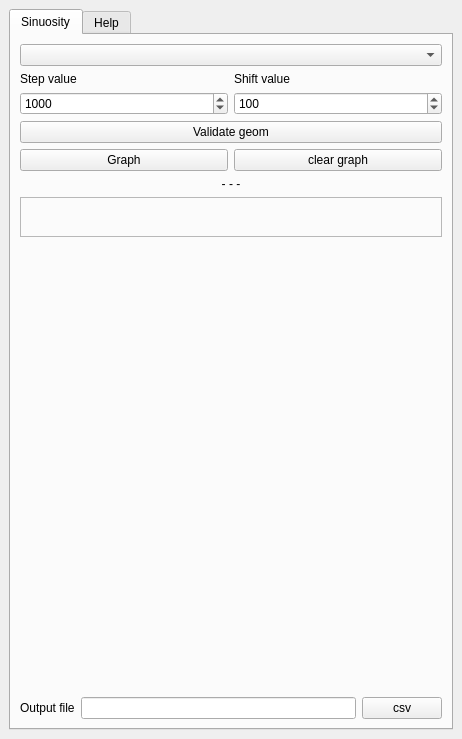
<?xml version="1.0" encoding="UTF-8"?>
<ui version="4.0">
 <class>RiverMetricsDockWidgetBase</class>
 <widget class="QDockWidget" name="RiverMetricsDockWidgetBase">
  <property name="geometry">
   <rect>
    <x>0</x>
    <y>0</y>
    <width>462</width>
    <height>739</height>
   </rect>
  </property>
  <property name="windowTitle">
   <string>RiverMetrics</string>
  </property>
  <widget class="QWidget" name="dockWidgetContents">
   <layout class="QVBoxLayout" name="verticalLayout">
    <item>
     <widget class="QTabWidget" name="tabWidget">
      <property name="currentIndex">
       <number>0</number>
      </property>
      <widget class="QWidget" name="tab">
       <attribute name="title">
        <string>Sinuosity</string>
       </attribute>
       <layout class="QVBoxLayout" name="verticalLayout_2">
        <item>
         <widget class="QgsMapLayerComboBox" name="vectorCombo"/>
        </item>
        <item>
         <layout class="QGridLayout" name="gridLayout">
          <item row="0" column="0">
           <widget class="QLabel" name="label_2">
            <property name="text">
             <string>Step value</string>
            </property>
           </widget>
          </item>
          <item row="0" column="1">
           <widget class="QLabel" name="label_3">
            <property name="text">
             <string>Shift value</string>
            </property>
           </widget>
          </item>
          <item row="2" column="0">
           <widget class="QDoubleSpinBox" name="stepSpin">
            <property name="decimals">
             <number>0</number>
            </property>
            <property name="minimum">
             <double>10.000000000000000</double>
            </property>
            <property name="maximum">
             <double>99999.000000000000000</double>
            </property>
            <property name="value">
             <double>1000.000000000000000</double>
            </property>
           </widget>
          </item>
          <item row="2" column="1">
           <widget class="QDoubleSpinBox" name="shiftSpin">
            <property name="decimals">
             <number>0</number>
            </property>
            <property name="minimum">
             <double>10.000000000000000</double>
            </property>
            <property name="maximum">
             <double>99999.000000000000000</double>
            </property>
            <property name="value">
             <double>100.000000000000000</double>
            </property>
           </widget>
          </item>
         </layout>
        </item>
        <item>
         <widget class="QPushButton" name="validate">
          <property name="text">
           <string>Validate geom</string>
          </property>
          <property name="icon">
           <iconset resource="resources.qrc">
            <normaloff>:/plugins/RiverMetrics/valid.png</normaloff>:/plugins/RiverMetrics/valid.png</iconset>
          </property>
          <property name="iconSize">
           <size>
            <width>20</width>
            <height>20</height>
           </size>
          </property>
         </widget>
        </item>
        <item>
         <layout class="QHBoxLayout" name="horizontalLayout_2">
          <item>
           <widget class="QPushButton" name="graph">
            <property name="text">
             <string>Graph</string>
            </property>
           </widget>
          </item>
          <item>
           <widget class="QPushButton" name="clear_graph">
            <property name="text">
             <string>clear graph</string>
            </property>
           </widget>
          </item>
         </layout>
        </item>
        <item>
         <widget class="QLabel" name="validator">
          <property name="text">
           <string>- - -</string>
          </property>
          <property name="alignment">
           <set>Qt::AlignCenter</set>
          </property>
         </widget>
        </item>
        <item>
         <widget class="QFrame" name="frame_for_plot">
          <property name="minimumSize">
           <size>
            <width>20</width>
            <height>40</height>
           </size>
          </property>
          <property name="frameShape">
           <enum>QFrame::StyledPanel</enum>
          </property>
          <property name="frameShadow">
           <enum>QFrame::Raised</enum>
          </property>
         </widget>
        </item>
        <item>
         <spacer name="verticalSpacer">
          <property name="orientation">
           <enum>Qt::Vertical</enum>
          </property>
          <property name="sizeHint" stdset="0">
           <size>
            <width>414</width>
            <height>325</height>
           </size>
          </property>
         </spacer>
        </item>
        <item>
         <layout class="QHBoxLayout" name="horizontalLayout">
          <item>
           <widget class="QLabel" name="label">
            <property name="text">
             <string>Output file</string>
            </property>
           </widget>
          </item>
          <item>
           <widget class="QLineEdit" name="lineOutput"/>
          </item>
          <item>
           <widget class="QPushButton" name="browseBtn">
            <property name="text">
             <string>csv</string>
            </property>
           </widget>
          </item>
         </layout>
        </item>
       </layout>
      </widget>
      <widget class="QWidget" name="tab_2">
       <attribute name="title">
        <string>Help</string>
       </attribute>
       <layout class="QVBoxLayout" name="verticalLayout_3">
        <item>
         <widget class="QTextBrowser" name="textBrowser">
          <property name="html">
           <string>&lt;!DOCTYPE HTML PUBLIC &quot;-//W3C//DTD HTML 4.0//EN&quot; &quot;http://www.w3.org/TR/REC-html40/strict.dtd&quot;&gt;
&lt;html&gt;&lt;head&gt;&lt;meta name=&quot;qrichtext&quot; content=&quot;1&quot; /&gt;&lt;style type=&quot;text/css&quot;&gt;
p, li { white-space: pre-wrap; }
&lt;/style&gt;&lt;/head&gt;&lt;body style=&quot; font-family:'Ubuntu'; font-size:11pt; font-weight:400; font-style:normal;&quot;&gt;
&lt;p style=&quot; margin-top:12px; margin-bottom:12px; margin-left:0px; margin-right:0px; -qt-block-indent:0; text-indent:0px;&quot;&gt;&lt;span style=&quot; font-weight:600;&quot;&gt;RiverMetrics Help&lt;/span&gt;&lt;/p&gt;
&lt;p style=&quot; margin-top:12px; margin-bottom:12px; margin-left:0px; margin-right:0px; -qt-block-indent:0; text-indent:0px;&quot;&gt;The plugin allows to calculate the river sinuosity using a vectorline representing the river axis. The vector line of river axis mustcontain only one feature and the coordinate reference system must benot geographical (long-lat) type. The plugin check this conditions by the &lt;span style=&quot; font-weight:600; font-style:italic;&quot;&gt;validate geom&lt;/span&gt; button&lt;/p&gt;
&lt;p style=&quot; margin-top:12px; margin-bottom:12px; margin-left:0px; margin-right:0px; -qt-block-indent:0; text-indent:0px;&quot;&gt;The sinuosity is calculated by considering a portion of thechannel centreline with fixed length (&lt;span style=&quot; font-weight:600; font-style:italic;&quot;&gt;step value&lt;/span&gt;), progressively shifted downstream by a constant distance (&lt;span style=&quot; font-weight:600; font-style:italic;&quot;&gt;shift value&lt;/span&gt;).&lt;/p&gt;
&lt;p style=&quot; margin-top:12px; margin-bottom:12px; margin-left:0px; margin-right:0px; -qt-block-indent:0; text-indent:0px;&quot;&gt;Sinuosity is obtained by dividing the fixed length of thecentreline tract by the straight-line between its end-points. Thecomputed sinuosity value is assigned to the midpoint of thecentreline tract. This approach have been proposed by &lt;a href=&quot;http://file.scirp.org/pdf/IJG_2016022616031993.pdf&quot;&gt;&lt;span style=&quot; text-decoration: underline; color:#0000ff;&quot;&gt;Clerici e Perego, 2016&lt;/span&gt;&lt;/a&gt;.&lt;/p&gt;
&lt;p style=&quot; margin-top:12px; margin-bottom:12px; margin-left:0px; margin-right:0px; -qt-block-indent:0; text-indent:0px;&quot;&gt;The procedure to use the plugin is the following:&lt;/p&gt;
&lt;p style=&quot; margin-top:12px; margin-bottom:12px; margin-left:0px; margin-right:0px; -qt-block-indent:0; text-indent:0px;&quot;&gt;1) select a vector line representing the river axes from the combo box &lt;/p&gt;
&lt;p style=&quot; margin-top:12px; margin-bottom:12px; margin-left:0px; margin-right:0px; -qt-block-indent:0; text-indent:0px;&quot;&gt;2) select a a &lt;span style=&quot; font-weight:600; font-style:italic;&quot;&gt;step value&lt;/span&gt; and a downstream &lt;span style=&quot; font-weight:600; font-style:italic;&quot;&gt;shift value&lt;/span&gt;&lt;/p&gt;
&lt;p style=&quot; margin-top:12px; margin-bottom:12px; margin-left:0px; margin-right:0px; -qt-block-indent:0; text-indent:0px;&quot;&gt;3) press the &lt;span style=&quot; font-weight:600; font-style:italic;&quot;&gt;validate geom&lt;/span&gt; button to check your layer &lt;/p&gt;
&lt;p style=&quot; margin-top:12px; margin-bottom:12px; margin-left:0px; margin-right:0px; -qt-block-indent:0; text-indent:0px;&quot;&gt;4) press the &lt;span style=&quot; font-weight:600; font-style:italic;&quot;&gt;graph&lt;/span&gt; button to graph the sinuosity &lt;/p&gt;
&lt;p style=&quot; margin-top:12px; margin-bottom:12px; margin-left:0px; margin-right:0px; -qt-block-indent:0; text-indent:0px;&quot;&gt;5) select a csv file to save the graph sinuosity data &lt;/p&gt;
&lt;p style=&quot; margin-top:12px; margin-bottom:12px; margin-left:0px; margin-right:0px; -qt-block-indent:0; text-indent:0px;&quot;&gt;6) add breaks &lt;/p&gt;
&lt;p style=&quot; margin-top:12px; margin-bottom:12px; margin-left:0px; margin-right:0px; -qt-block-indent:0; text-indent:0px;&quot;&gt;7) press stop-breaks to create a new layer split following the breaks. The attribute table store the mean sinuosity value for any reach.&lt;/p&gt;&lt;/body&gt;&lt;/html&gt;</string>
          </property>
         </widget>
        </item>
       </layout>
      </widget>
     </widget>
    </item>
   </layout>
  </widget>
 </widget>
 <customwidgets>
  <customwidget>
   <class>QgsMapLayerComboBox</class>
   <extends>QComboBox</extends>
   <header>qgsmaplayercombobox.h</header>
  </customwidget>
 </customwidgets>
 <resources>
  <include location="resources.qrc"/>
 </resources>
 <connections/>
</ui>
